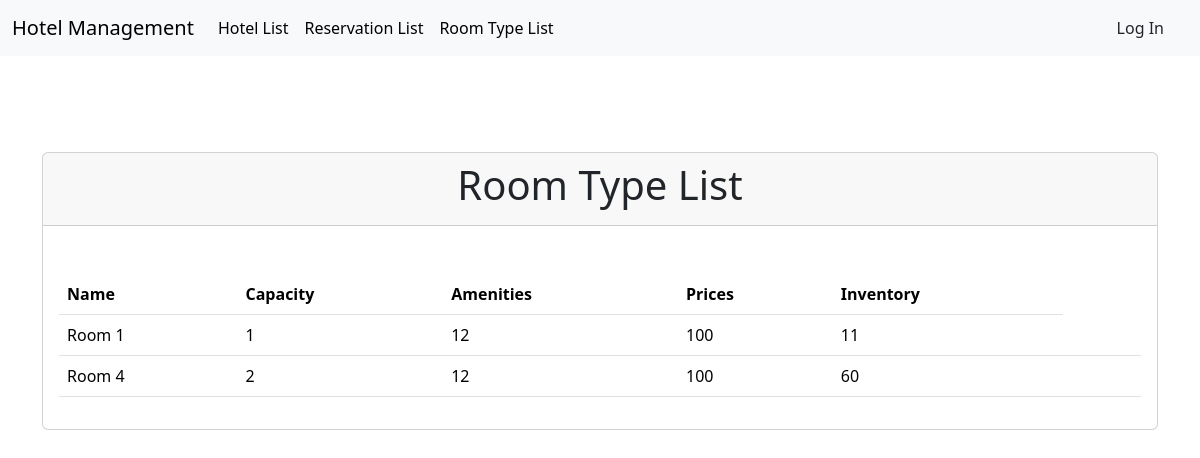
Screenshot of /HotelManagement/app/view/room_type_list.php with the database file from the repository.
### tables this page shows
CREATE TABLE `roomtype` (
  `id_roomType` int(11) NOT NULL,
  `name` varchar(100) NOT NULL,
  `capacity` int(11) NOT NULL,
  `amenities` int(11) NOT NULL,
  `prices` int(11) NOT NULL,
  `inventory` int(11) NOT NULL
);

### HotelManagement/app/model/RoomType.php (called while the page is built, shortened)
<?php
class roomType
{
    private $name;
    private $capacity;
    private $amenities;
    private $prices;
    private $inventory;
    public function __construct($name = null, $capacity = null, $amenities = null, $prices = null, $inventory = null)
    {
        $this->name = $name;
        $this->capacity = $capacity;
        $this->amenities = $amenities;
        $this->prices = $prices;
        $this->inventory = $inventory;
    }
    public function getName()
    {
        return $this->name;
    }
    public function getCapacity()
    {
        return $this->capacity;
    }
    public function getAmenities()
    {
        return $this->amenities;
    }
    public function getPrices()
    {
        return $this->prices;
    }
    public function getInventory()
    {
        return $this->inventory;
    }
    public static function getAllRoomTypes($db)
    {
        try {
            $conn = $db->getConnection();
            $query = "SELECT * FROM roomtype";
            $stmt = $conn->prepare($query);
            $stmt->execute();
            $roomTypes = [];
            while ($row = $stmt->fetch(PDO::FETCH_ASSOC)) {
                $roomType = new Roomtype($row['name'], $row['capacity'], $row['amenities'] , $row['prices'], $row['inventory']);
                $roomType->setIdRoomType($row['id_roomType']);
                $roomTypes[] = $roomType;
            }
            return $roomTypes;
        } catch (PDOException $e) {
            echo "Error en la consulta: " . $e->getMessage();
            return null;
        } finally {
            $conn = null;
        }
    }
}
?>

### HotelManagement/app/controller/roomTypeController.php (called while the page is built, shortened)
<?php
require __DIR__ . '/../model/RoomType.php';
class RoomTypeController
{
    private function getDBInstance()
    {
        return new Database();
    }
    public function getAllRoomTypes()
    {
        $roomTypeModel = new RoomType();
        $roomTypes = $roomTypeModel->getAllRoomTypes($this->getDBInstance());
        return $roomTypes;
    }
}
?>

### HotelManagement/app/view/room_type_list.php (the view, shortened to what this page needs)
<!DOCTYPE html>
<html lang="en">
<head>
    <link href="https://cdn.jsdelivr.net/npm/bootstrap@5.3.2/dist/css/bootstrap.min.css" rel="stylesheet"
>
</head>
<body>
<?php include 'menu.php'; ?>
<div class="container">
    <div class="row mt-5">
        <div class="col">
            <div class="card mt-5">
                <div class="card-header">
                    <h2 class="display-6 text-center">Room Type List</h2>
                </div>
                <div class="row">
                </div>
                <div class="card-body">
                    <?php
                    require __DIR__ . '/../controller/roomTypeController.php';
                    $roomTypeController = new RoomTypeController();
                    $roomtypees = $roomTypeController->getAllRoomTypes();
                    if ($roomtypees) {
                        ?>
                        <div class="table-responsive">
                            <table class="table">
                                <thead>
                                <tr>
                                    <th>Name</th>
                                    <th>Capacity</th>
                                    <th>Amenities</th>
                                    <th>Prices</th>
                                    <th>Inventory</th>
                                </tr>
                                </thead>
                                <tbody>
                                <?php foreach ($roomtypees as $roomType) { ?>
                                    <tr>
                                        <td><?php echo $roomType->getName(); ?></td>
                                        <td><?php echo $roomType->getCapacity(); ?></td>
                                        <td><?php echo $roomType->getAmenities(); ?></td>
                                        <td><?php echo $roomType->getPrices(); ?></td>
                                        <td><?php echo $roomType->getInventory(); ?></td>
                                        <td>
                                        </td>
                                        <td>
                                        </td>
                                    </tr>
                                <?php } ?>
                                </tbody>
                            </table>
                        </div>
                        <?php
                    } else {
                        echo '<p>No Room Types available.</p>';
                    }
                    ?>
                </div>
            </div>
        </div>
    </div>
</div>
</body>
</html>

### rows the page displays
roomtype: name "Room 1", capacity "1", amenities "12", prices "100", inventory "11"
roomtype: name "Room 4", capacity "2", amenities "12", prices "100", inventory "60"
